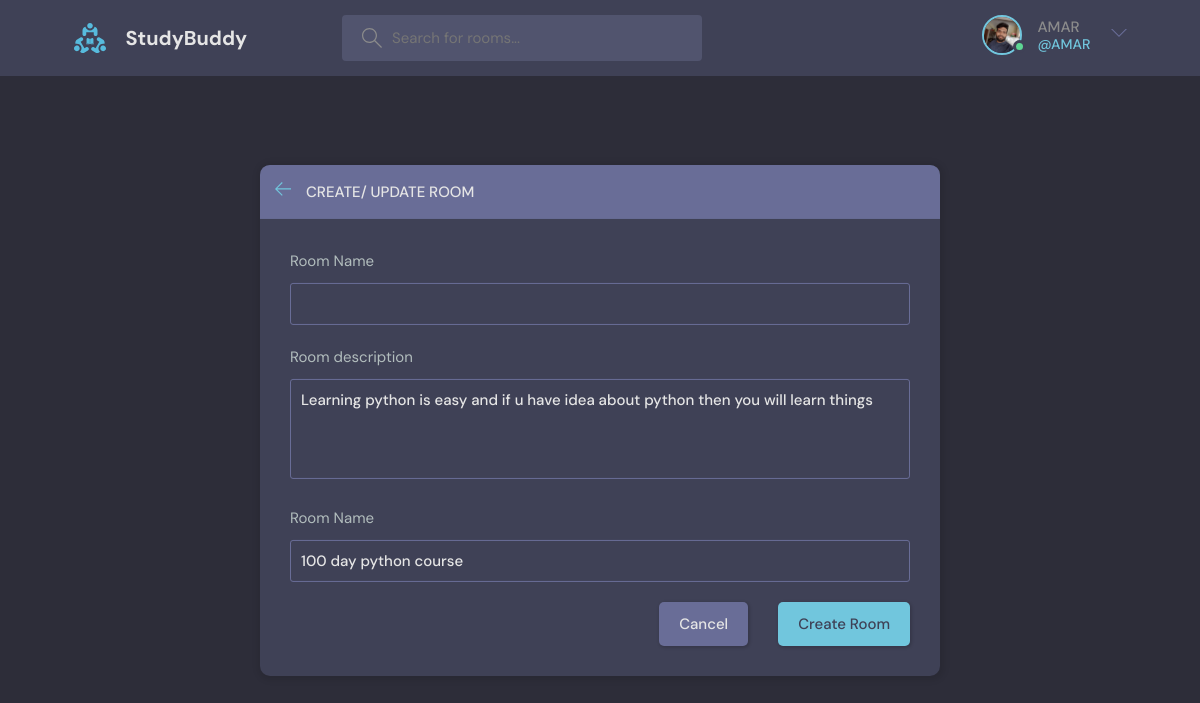
The app's page /update-room/5 (signed in) with its own data.
### base/models.py (models this page shows, shortened)
class Room(models.Model):
    host=models.ForeignKey(User,on_delete=models.CASCADE,null=True)
    topic=models.ForeignKey(Topic,on_delete=models.SET_NULL,null=True)
    name=models.CharField(max_length=200)
    description=models.TextField(null=True,blank=True)
    participants=models.ManyToManyField(User,related_name='participants',blank=True)
    update = models.DateTimeField(auto_now=True)
    created=models.DateTimeField(auto_now_add=True)
    class Meta:
        ordering=['update','created']

### base/views.py (the view)
# urls.py: path('update-room/<str:pk>',views.update_room,name='update-room'),
@login_required(login_url='/login')
def update_room(request,pk):
    room=Room.objects.get(id=pk)
    form=RoomForm(instance=room)
    if request.user!= room.host:
        return HttpResponse('your are not allowed here !!')
    if request.method=="POST":
        form=RoomForm(request.POST,instance=room)
        if form.is_valid():
            form.save()
            return redirect('home')
    context={'form':form}
    return render(request,'base/room_form.html',context)

### base/forms.py
class RoomForm(ModelForm):
    class Meta:
        model=Room
        fields='__all__'
        exclude=['host','participants']

### base/templates/base/room_form.html (shortened to what this page needs)
{% extends 'main.html' %}
{% block content%}
  <main class="create-room layout">
    <div class="container">
      <div class="layout__box">
        <div class="layout__boxHeader">
          <div class="layout__boxTitle">
            <a href="{% url 'home' %}">
              <svg version="1.1" xmlns="http://www.w3.org/2000/svg" width="32" height="32" viewBox="0 0 32 32">
                <title>arrow-left</title>
                <path
                  d="M13.723 2.286l-13.723 13.714 13.719 13.714 1.616-1.611-10.96-10.96h27.625v-2.286h-27.625l10.965-10.965-1.616-1.607z">
                </path>
              </svg>
            </a>
            <h3>Create/ Update Room</h3>
          </div>
        </div>
        <div class="layout__body">
          <form class="form" action="" method="POST">
            <div class="form__group">
              <label for="room_name">Room Name</label>
              <input type="text" name="topic"  required list="topic-list"/>
            </div>
            <div class="form__group">
                <label for="room_name">Room description</label>
                {{form.description}}
            </div>
            <div class="form__group">
                <label for="room_name">Room Name</label>
                {{form.name}}
            </div>
            <div class="form__action">
              <a class="btn btn--dark" href="index.html">Cancel</a>
              <button class="btn btn--main" type="submit">Create Room</button>
            </div>
          </form>
        </div>
      </div>
    </div>
  </main>
{%endblock%}

### templates/main.html (shortened to what this page needs)
<!DOCTYPE html>
{% load static %}
<html lang="en">
  <head>
    <link rel="stylesheet" href="{% static 'styles/style.css' %}" />
  </head>
  <body>
    {% include 'navbar.html' %}
    {% block content %}
    {% endblock %}
  </body>
</html>

### templates/navbar.html (shortened to what this page needs)
{% load static %}
<header class="header header--loggedIn">
    <div class="container">
      <a href="{% url 'home' %}" class="header__logo">
        <img alt="reddy" src="{% static 'images/logo.svg' %}" />
        <h1>StudyBuddy</h1>
      </a>
      <form class="header__search" method="GET" action="{% url 'home' %}">
        <label>
          <input name="q" placeholder="Search for rooms..." />
        </label>
      </form>
      <nav class="header__menu">
        {% if request.user.is_authenticated %}
        <div class="header__user">
          <a href="profile.html">
            <div class="avatar avatar--medium active">
              <img alt="reddy1" src="{% static 'images/amar.jpg'%}" />
            </div>
            <p> {{ request.user.username }} <span>@{{ request.user.username }}</span></p>
          </a>
          <button name="dropdown-button" class="dropdown-button">
            <svg version="1.1" xmlns="http://www.w3.org/2000/svg" width="32" height="32" viewBox="0 0 32 32">
              <title>chevron-down</title>
              <path d="M16 21l-13-13h-3l16 16 16-16h-3l-13 13z"></path>
            </svg>
          </button>
        </div>
        {% else %}
        <a href="{% url 'login' %}">
          <img alt="avatar" src="{% static 'images/avatar.svg' %}" />
          <p>Login</p>
        </a>
        {% endif %}
      </nav>
    </div>
  </header>

### records on screen
Room: description "Learning python is easy and if u have idea about python then you will learn things", name "100 day python course"

### other values on screen
{{ request.user.username }} "AMAR"
